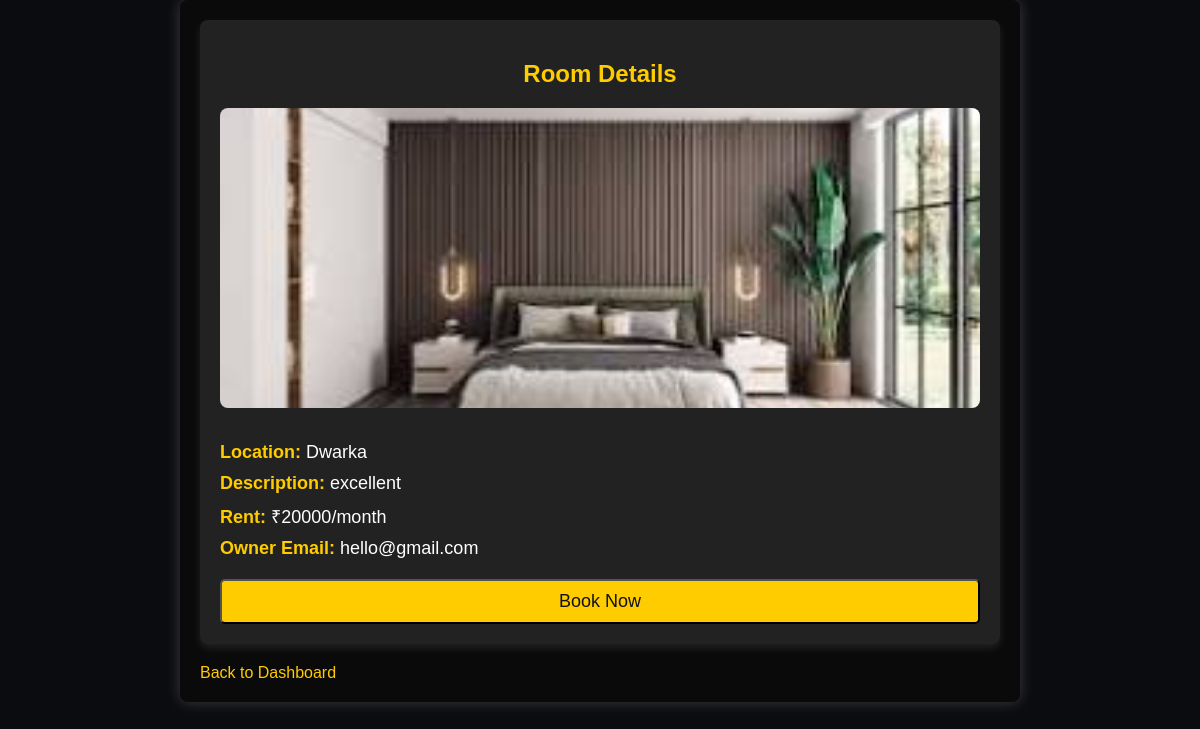
Screenshot of /room_detail/16 with the database file from the repository.
### tables this page shows
CREATE TABLE rooms (
        room_id INTEGER PRIMARY KEY AUTOINCREMENT,
        owner_email TEXT NOT NULL,
        location TEXT NOT NULL,
        description TEXT,
        rent INTEGER NOT NULL,
        room_image TEXT
    );

### app.py (the view)
@app.route('/room_detail/<int:room_id>')
def room_detail(room_id):
    conn = sqlite3.connect('Rental_Database.db')
    curr = conn.cursor()
    curr.execute("SELECT * FROM rooms WHERE room_id = ?", (room_id,))
    room = curr.fetchone()
    conn.close()
    if room is None:
        return "Room not found", 404
    return render_template('room_detail.html', room=room)

### templates/room_detail.html (shortened to what this page needs)
<!DOCTYPE html>
<html lang="en">
<head>
    <link rel="stylesheet" href="{{ url_for('static', filename='room_detail.css') }}">
</head>
<body>
    <div class="container">
        <div class="room-detail-card">
            <h2>Room Details</h2>
            <div class="room-image">
                {% if room[5] %}
                    <img src="{{ url_for('static', filename='uploads/' + room[5].split('/')[-1]) }}" alt="Room Image">
                {% else %}
                    <p>No image available</p>
                {% endif %}
            </div>
            <div class="room-info">
                <p><strong>Location:</strong> {{ room[2] }}</p>
                <p><strong>Description:</strong> {{ room[3] }}</p>
                <p><strong>Rent:</strong> ₹{{ room[4] }}/month</p>
                <p><strong>Owner Email:</strong> {{ room[1] }}</p>
            </div>
            {% if not booking_status %}
                <form action="{{ url_for('book_room', room_id=room[0]) }}" method="POST">
                    <button type="submit" class="book-btn">Book Now</button>
                </form>
            {% endif %}
        </div>
        <a href="{{ url_for('renter_dashboard') }}" class="back-btn">Back to Dashboard</a>
    </div>
</body>
</html>

### static/room_detail.css (style rules this page uses)
body { font-family: Arial, sans-serif; background: #0b0c10; color: #fff; margin: 0; padding: 0; }
.container { padding: 20px; max-width: 800px; margin: 0 auto; background: rgba(10, 10, 10, 0.8); border-radius: 8px; box-shadow: 0 0 15px rgba(255, 255, 255, 0.2); }
.room-detail-card { padding: 20px; background-color: #222; border-radius: 8px; box-shadow: 0 4px 8px rgba(255, 255, 255, 0.1); }
h2 { text-align: center; color: #ffcc00; margin-bottom: 20px; }
.room-image img { width: 100%; height: auto; max-height: 300px; object-fit: cover; border-radius: 8px; margin-bottom: 20px; }
.room-info p { font-size: 18px; margin: 10px 0; }
.room-info strong { color: #ffcc00; }
.book-btn { background-color: #ffcc00; color: #121212; padding: 10px 20px; border-radius: 5px; font-size: 18px; text-decoration: none; margin-top: 20px; display: block; width: 100%; text-align: center; transition: background-color 0.3s; }
.back-btn { display: inline-block; color: #ffcc00; text-decoration: none; margin-top: 20px; text-align: center; font-size: 16px; }

### rows the page displays
rooms: room_image (picture), location "Dwarka", description "excellent", rent "20000", owner_email "hello@gmail.com"
